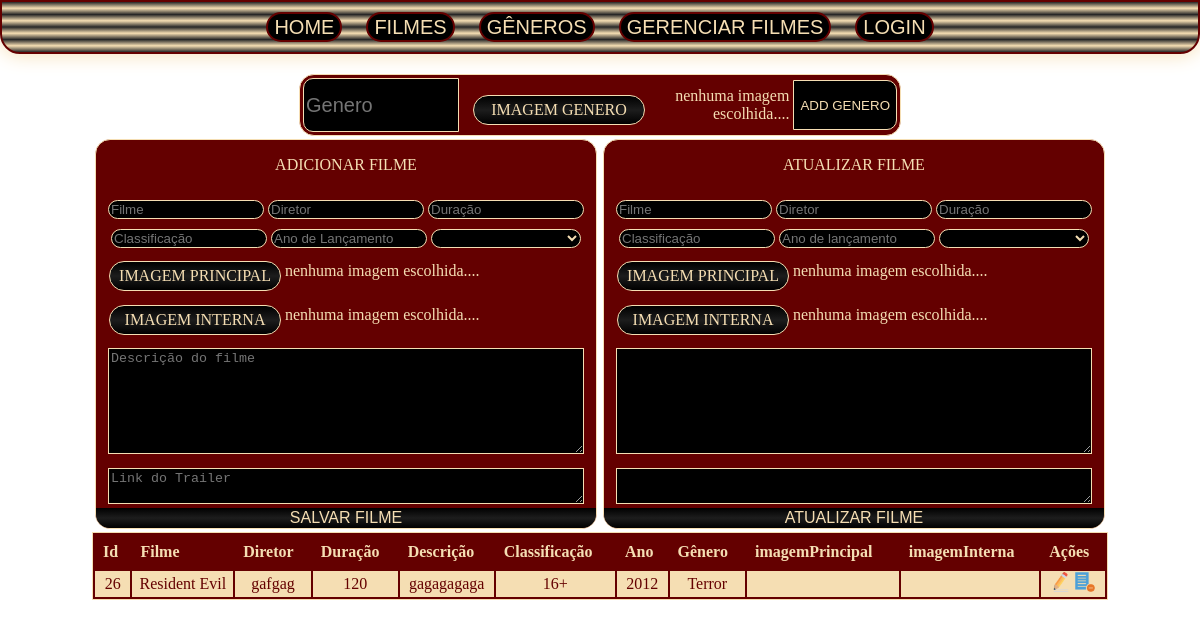
Before: /addfilme.php with the older database file.
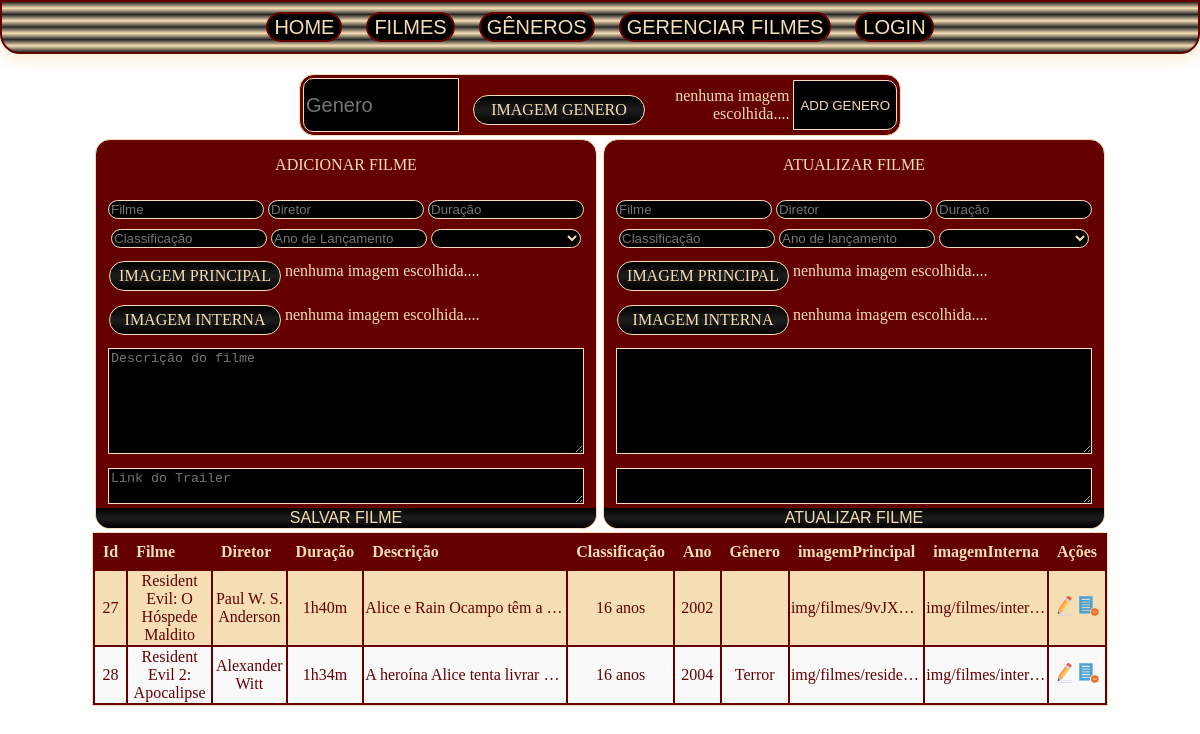
After: the same page with the newer database file.
### tables this page shows
CREATE TABLE IF NOT EXISTS `tbfilmes` (
  `idFilmes` int NOT NULL AUTO_INCREMENT,
  `filme` varchar(100) DEFAULT NULL,
  `diretor` varchar(100) DEFAULT NULL,
  `duracao` varchar(100) DEFAULT NULL,
  `descricao` varchar(2000) DEFAULT NULL,
  `classificacao` varchar(100) DEFAULT NULL,
  `anoLancamento` varchar(100) DEFAULT NULL,
  `genero` varchar(20) DEFAULT NULL,
  `imagemPrincipal` varchar(1000) DEFAULT NULL,
  `imagemInterna` varchar(100) DEFAULT NULL,
  `trailer` varchar(2000) DEFAULT NULL,
  PRIMARY KEY (`idFilmes`),
  KEY `genero` (`genero`)
);

### addfilme.php (the view, shortened to what this page needs)
<?php include("elementos_da_pagina/cabecalho.php") ?>
<div class="conteudo">
    <div id="gerenciadorFilmes">
        <form action="adicionar-genero.php" enctype="multipart/form-data" method="post" id="containerGeneroAdd">
            <table>
                    <tr>
                        <td>
                        <input type="text" placeholder="Genero" name="txAddGenero" class="campTextGenero"/>
                        </td>
                        <td>
                            <label for="arqimageGenero">Imagem Genero</label>
                        </td>
                        <td>
                            <span class="textGenero">nenhuma imagem escolhida....</span>
                        </td>
                        <td>
                            <input type="submit" value="ADD GENERO" class="btn_addGenero"/>
                        </td>
                    </tr>
            </table>
        </form>
        <div id="addFilme">
            <P>ADICIONAR FILME</P>
            <form action="filme-salvar.php" enctype="multipart/form-data" method="post">
                <input type="text" placeholder="Filme" name="txFilme" class="campText"/>
                <input type="text" placeholder="Diretor" name="txDiretor" class="campText"/>
                <input type="text" placeholder="Duração" name="txDuracao" class="campText"/>
                <input type="text" placeholder="Classificação" name="txClassificacao" class="campText"/>
                <input type="text" placeholder="Ano de Lançamento" name="txAnoL" class="campText"/>
                <select name="txGenero" class="campText">
                <option value="" class="campText"></option>
                    <?php
                    $stmt = $pdo->prepare("select * from tb_genero");
                    $stmt ->execute();
                    while($row = $stmt ->fetch(PDO::FETCH_BOTH)){
                        ?>
                        <option value="<?php echo $row['genero'] ?>" class="campText">
                    </option>
                    <?php }	?>
                </select>
                <table>
                    <tr>
                        <td>
                            <label for="arqimageP">Imagem Principal</label>
                        </td>
                        <td>
                            <span class="text1">nenhuma imagem escolhida....</span>
                        </td>
                    </tr>
                    <tr>
                        <td>
                            <label for="arqimageI">Imagem Interna</label></th>
                        <td>
                            <span class="text2">nenhuma imagem escolhida....</span>
                        </td>
                    </tr>
                </table>
                <textarea placeholder="Descrição do filme" name="txDescricao" class="campTextArea"></textarea><br/>
                <textarea placeholder="Link do Trailer" name="txTrailer" class="campTextTrailer"></textarea><br/>
                <input type="submit" value="SALVAR FILME" class="btn_salvar"/>
            </form>
        </div>
        <div id="addFilme">
            <P>ATUALIZAR FILME</P>
            <form action="filme-editar.php" enctype="multipart/form-data" method="post">
                <input type="text" placeholder="Filme" name="txFilme" class="campText" value="<?php echo @$_GET['filme']; ?>"/>
                <input type="text" placeholder="Diretor" name="txDiretor" class="campText" value="<?php echo @$_GET['diretor']; ?>"/>
                <input type="text" placeholder="Duração" name="txDuracao" class="campText" value="<?php echo @$_GET['duracao']; ?>"/>
                <input type="text" placeholder="Classificação" name="txClassificacao" class="campText" value="<?php echo @$_GET['classificacao']; ?>"/>
                <input type="text" placeholder="Ano de lançamento" name="txAnoL" class="campText" value="<?php echo @$_GET['ano']; ?>"/>
                <select name="txGenero" class="campText">
                    <option value="" class="campText"></option>
                    <?php
                    $stmt = $pdo->prepare("select * from tb_genero");
                    $stmt ->execute();
                    while($row = $stmt ->fetch(PDO::FETCH_BOTH)){
                        ?>
                        <option value="<?php echo $row['genero'] ?>" class="campText">
                    </option>
                    <?php }	?>
                </select>
                <table>
                    <tr>
                        <td>
                            <label for="arqimagePEdit">Imagem Principal</label>
                        </td>
                        <td>
                            <span class="text3">nenhuma imagem escolhida....</span>
                        </td>
                    </tr>
                    <tr>
                        <td>
                            <label for="arqimageIEdit">Imagem Interna</label></th>
                        <td>
                            <span class="text4">nenhuma imagem escolhida....</span>
                        </td>
                    </tr>
                </table>
                <textarea placeholder="Descrição do filme" name="txDescricao" class="campTextArea">
                    <?php echo @$_GET['descricao']; ?>
                </textarea><br/>
                <textarea placeholder="Link do Trailer" name="txTrailer" class="campTextTrailer">
                    <?php echo @$_GET['linkTrailer']; ?>
                </textarea><br/>
                <input type="submit" value="ATUALIZAR FILME" class="btn_salvar"/>
            </form>
        </div>
    <table class="tbExibicao">
        <thead>
            <tr>
                <th scope="col">Id</th>
                <th scope="col">Filme</th>
                <th scope="col">Diretor</th>
                <th scope="col">Duração</th>
                <th scope="col" >Descrição</th>
                <th scope="col">Classificação</th>
                <th scope="col" >Ano</th>
                <th scope="col">Gênero</th>
                <th scope="col">imagemPrincipal</th>
                <th scope="col">imagemInterna</th>
                <th scope="col">Ações</th>
            </tr>
        </thead>
        <tbody>
            <?php
                $stmt = $pdo->prepare("select * from tbfilmes");
                $stmt ->execute();
                while($row = $stmt ->fetch(PDO::FETCH_BOTH)){
                  echo "<tr class='celula'>";
                    echo "<td> $row[0] </td>";
                    echo "<td> $row[1] </td>";
                    echo "<td> $row[2] </td>";
                    echo "<td> $row[3] </td>";
                    echo "<td class='celulaDescricao'> $row[4] </td>";
                    echo "<td> $row[5] </td>";
                    echo "<td> $row[6] </td>";
                    echo "<td> $row[7] </td>";
                    echo "<td class='celulaImagem'> $row[8] </td>";
                    echo "<td class='celulaImagem'> $row[9] </td>";
                    echo "<td>
                            <a href='?idFilme=$row[0]&filme=$row[1]&diretor=$row[2]&duracao=$row[3]&descricao=$row[4]
                            &classificacao=$row[5]&ano=$row[6]&genero=$row[7]&imagemPrincipal=$row[8]&imagemInterna=$row[9]&trailer=$row[10]'>
                                <img src='img/icon/editar.png' style='width: 20px'>
                            </a>
                            <a href='filme-remover.php?id=$row[0]'>
                                <img src='img/icon/remover.png' style='width: 20px'>
                            </a>
                          </td>";
                  echo "</tr>";
                }
            ?>
        </tbody>
    </table>
    </div>
</div>
<?php include("elementos_da_pagina/rodape.php") ?>

### elementos_da_pagina/cabecalho.php (shortened to what this page needs)
<!DOCTYPE html>
<html lang="en">
<head>
    <link rel="stylesheet" type="text/css" href="css/style.css">
    <link rel="stylesheet" type="text/css" href="css/exibicao.css">
</head>
<body>
    <?php include("menuTop.php") ?>

### elementos_da_pagina/menuTop.php
<div id="menuTop">
    <a href="index.php"><button>HOME</button></a>
    <a href="filmes.php"><button>FILMES</button></a>
    <a href="generos.php"><button>GÊNEROS</button></a>
    <a href="addfilme.php"><button>GERENCIAR FILMES</button></a>
    <a href="login.php"><button>LOGIN</button></a>
</div>

### elementos_da_pagina/rodape.php
</body>
</html>

### css/style.css (style rules this page uses)
a { text-decoration:none; }
body { margin: 0; background: url(../img/background01.png) no-repeat; background-size: cover; background-position: center; background-attachment: fixed; position: relative; height: 100vh; width: 100vw; }
button { cursor: pointer; margin: 10px; width: auto; outline: none; border: solid 2px rgb( 100, 0, 0); border-radius: 20px; background-color:black; font-size: 20px; color: wheat; height: 30px; }
#menuTop { text-align: center; border:solid 2px rgb( 100, 0, 0); border-radius: 0 0 20px 20px; background: linear-gradient(rgb(39,39,39),wheat ,rgb(39,39,39),wheat , rgb(39, 39, 39), wheat, rgb(39,39,39), wheat, rgb(39,39,39)); box-shadow: 0 0 20px 0.5px wheat; }
.conteudo { display: flex; text-align: center; justify-content: center; align-items: center; }
#containerGeneroAdd { border-radius: 15px; height: 60px; width: 600px; background-color: rgb( 100, 0, 0); color: wheat; border: solid 1px wheat; margin-left: auto; margin-right: auto; }
.campTextGenero { border-radius: 10px 0 0 10px; height: 50px; width: 150px; background-color: black; color: wheat; font-size: 20px; outline: none; border: solid 1px wheat; }
.btn_addGenero { background-color: black; color: wheat; border: 1px solid wheat; border-radius: 0 10px 10px 0; height: 50px; transition: 1s; }
#gerenciadorFilmes { margin-top: 20px; width: 1016px; text-align: center; margin-left: auto; margin-right: auto; }
#addFilme { border-radius: 15px; margin: 3px; float: left; width: 500px; background-color: rgb( 100, 0, 0); color: wheat; border: solid 1px wheat; }
.campText { border-radius: 15px; width: 150px; margin-top: 10px; background-color: black; color: wheat; outline: none; border: solid 1px wheat; }
.campTextArea { margin: 10px; min-width: 470px; max-width: 470px; min-height: 100px; max-height: 100px; background-color: black; color: wheat; outline: none; border: solid 1px wheat; }
.campTextTrailer { min-width: 470px; max-width: 470px; min-height: 30px; max-height: 30px; background-color: black; color: wheat; outline: none; border: solid 1px wheat; }
.btn_salvar { border-radius:0 0 13.5px 13.5px ; width: 500px; background: linear-gradient(black,rgb(29, 29, 29),black); color: wheat; font-size: 16px; border: none; }
label { border-radius: 15px; padding: 5px 5px; width: 160px; background: linear-gradient(black,rgb(29, 29, 29),black); color: wheat; text-transform: uppercase; display: block; margin-left: 10px; margin-top: 10px; text-align: center; cursor: pointer; border: 1px solid wheat; }
span.text1, span.text2, span.textGenero { display: inline-block; text-align: right; color: wheat; }
.tbExibicao { width: 100%; margin-top: 30px; margin-left: auto; margin-right: auto; background-color: rgb( 100, 0, 0); color: wheat; border: solid 1px wheat; }
.tbExibicao thead th { background-color: rgb( 100, 0, 0); font-weight: bold; padding: 8px; text-align: left; }
.tbExibicao td:last-child { text-align: center; }
.tbExibicao tr.celula:nth-child(even) { background-color: #f9f9f9; }
.celulaDescricao { max-width: 200px; white-space: nowrap; overflow: hidden; text-overflow: ellipsis; }
.celula { background-color: wheat; color: rgb( 100, 0, 0); }
.celulaImagem { max-width: 50px; max-height: 50px; white-space: nowrap; overflow: hidden; text-overflow: ellipsis; }

Changed rows visible on the page:
removed tbfilmes: idFilmes "26", filme "Resident Evil", diretor "gafgag", duracao "120", descricao "gagagagaga", classificacao "16+", anoLancamento "2012", genero "Terror"
added tbfilmes: idFilmes "27", filme "Resident Evil: O Hóspede Maldito", diretor "Paul W. S. Anderson", duracao "1h40m", descricao "Alice e Rain Ocampo têm a…", classificacao "16 anos", anoLancamento "2002", imagemPrincipal "img/filmes/9vJX…", imagemInterna "img/filmes/inter…"
added tbfilmes: idFilmes "28", filme "Resident Evil 2: Apocalipse", diretor "Alexander Witt", duracao "1h34m", descricao "A heroína Alice tenta livrar…", classificacao "16 anos", anoLancamento "2004", genero "Terror", imagemPrincipal "img/filmes/reside…", imagemInterna "img/filmes/inter…"
